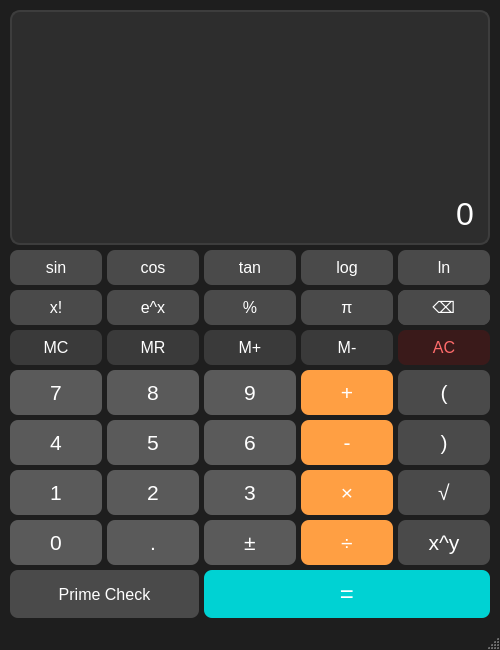
<?xml version="1.0" encoding="UTF-8"?>
<ui version="4.0">
 <class>Calculator</class>
 <widget class="QMainWindow" name="Calculator">
  <property name="geometry">
   <rect>
    <x>0</x>
    <y>0</y>
    <width>500</width>
    <height>650</height>
   </rect>
  </property>
  <property name="minimumSize">
   <size>
    <width>400</width>
    <height>500</height>
   </size>
  </property>
  <property name="sizePolicy">
   <sizepolicy hsizetype="Expanding" vsizetype="Expanding">
    <horstretch>0</horstretch>
    <verstretch>0</verstretch>
   </sizepolicy>
  </property>
  <property name="windowTitle">
   <string>Professional Scientific Calculator</string>
  </property>
  <property name="styleSheet">
   <string notr="true">QMainWindow {
	color: white;
	background-color: #1e1e1e;
}</string>
  </property>
  <property name="sizePolicy">
   <sizepolicy hsizetype="Expanding" vsizetype="Expanding">
    <horstretch>0</horstretch>
    <verstretch>0</verstretch>
   </sizepolicy>
  </property>
  <widget class="QWidget" name="centralwidget">
   <layout class="QGridLayout" name="gridLayout">
    <property name="spacing">
     <number>5</number>
    </property>
    <property name="leftMargin">
     <number>10</number>
    </property>
    <property name="topMargin">
     <number>10</number>
    </property>
    <property name="rightMargin">
     <number>10</number>
    </property>
    <property name="bottomMargin">
     <number>10</number>
    </property>
    <item row="0" column="0" colspan="5">
     <widget class="QLineEdit" name="ResultDisp">
      <property name="sizePolicy">
       <sizepolicy hsizetype="Preferred" vsizetype="Expanding">
        <horstretch>0</horstretch>
        <verstretch>0</verstretch>
       </sizepolicy>
      </property>
      <property name="font">
       <font>
        <family>Segoe UI Symbol</family>
        <pointsize>24</pointsize>
       </font>
      </property>
      <property name="styleSheet">
       <string notr="true">QLineEdit {
	color: white;
	background-color: #2d2d2d;
	border-radius: 10px;
	border: 2px solid #3d3d3d;
	padding: 10px;
}</string>
      </property>
      <property name="text">
       <string>0</string>
      </property>
      <property name="alignment">
       <set>Qt::AlignBottom|Qt::AlignRight|Qt::AlignTrailing</set>
      </property>
      <property name="readOnly">
       <bool>true</bool>
      </property>
     </widget>
    </item>
    <item row="1" column="0">
     <widget class="QPushButton" name="SinBtn">
      <property name="sizePolicy">
       <sizepolicy hsizetype="Preferred" vsizetype="Preferred">
        <horstretch>0</horstretch>
        <verstretch>0</verstretch>
       </sizepolicy>
      </property>
      <property name="font">
       <font>
        <family>Segoe UI Symbol</family>
        <pointsize>12</pointsize>
       </font>
      </property>
      <property name="styleSheet">
       <string notr="true">QPushButton {
	color: white;
	background-color: #4a4a4a;
	border-radius: 8px;
	border: none;
	padding: 8px;
}

QPushButton:hover {
	background-color: #5a5a5a;
}

QPushButton:pressed {
	background-color: #3a3a3a;
}</string>
      </property>
      <property name="text">
       <string>sin</string>
      </property>
     </widget>
    </item>
    <item row="1" column="1">
     <widget class="QPushButton" name="CosBtn">
      <property name="sizePolicy">
       <sizepolicy hsizetype="Preferred" vsizetype="Preferred">
        <horstretch>0</horstretch>
        <verstretch>0</verstretch>
       </sizepolicy>
      </property>
      <property name="font">
       <font>
        <family>Segoe UI Symbol</family>
        <pointsize>12</pointsize>
       </font>
      </property>
      <property name="styleSheet">
       <string notr="true">QPushButton {
	color: white;
	background-color: #4a4a4a;
	border-radius: 8px;
	border: none;
	padding: 8px;
}

QPushButton:hover {
	background-color: #5a5a5a;
}

QPushButton:pressed {
	background-color: #3a3a3a;
}</string>
      </property>
      <property name="text">
       <string>cos</string>
      </property>
     </widget>
    </item>
    <item row="1" column="2">
     <widget class="QPushButton" name="TanBtn">
      <property name="sizePolicy">
       <sizepolicy hsizetype="Preferred" vsizetype="Preferred">
        <horstretch>0</horstretch>
        <verstretch>0</verstretch>
       </sizepolicy>
      </property>
      <property name="font">
       <font>
        <family>Segoe UI Symbol</family>
        <pointsize>12</pointsize>
       </font>
      </property>
      <property name="styleSheet">
       <string notr="true">QPushButton {
	color: white;
	background-color: #4a4a4a;
	border-radius: 8px;
	border: none;
	padding: 8px;
}

QPushButton:hover {
	background-color: #5a5a5a;
}

QPushButton:pressed {
	background-color: #3a3a3a;
}</string>
      </property>
      <property name="text">
       <string>tan</string>
      </property>
     </widget>
    </item>
    <item row="1" column="3">
     <widget class="QPushButton" name="LogBtn">
      <property name="sizePolicy">
       <sizepolicy hsizetype="Preferred" vsizetype="Preferred">
        <horstretch>0</horstretch>
        <verstretch>0</verstretch>
       </sizepolicy>
      </property>
      <property name="font">
       <font>
        <family>Segoe UI Symbol</family>
        <pointsize>12</pointsize>
       </font>
      </property>
      <property name="styleSheet">
       <string notr="true">QPushButton {
	color: white;
	background-color: #4a4a4a;
	border-radius: 8px;
	border: none;
	padding: 8px;
}

QPushButton:hover {
	background-color: #5a5a5a;
}

QPushButton:pressed {
	background-color: #3a3a3a;
}</string>
      </property>
      <property name="text">
       <string>log</string>
      </property>
     </widget>
    </item>
    <item row="1" column="4">
     <widget class="QPushButton" name="LnBtn">
      <property name="sizePolicy">
       <sizepolicy hsizetype="Preferred" vsizetype="Preferred">
        <horstretch>0</horstretch>
        <verstretch>0</verstretch>
       </sizepolicy>
      </property>
      <property name="font">
       <font>
        <family>Segoe UI Symbol</family>
        <pointsize>12</pointsize>
       </font>
      </property>
      <property name="styleSheet">
       <string notr="true">QPushButton {
	color: white;
	background-color: #4a4a4a;
	border-radius: 8px;
	border: none;
	padding: 8px;
}

QPushButton:hover {
	background-color: #5a5a5a;
}

QPushButton:pressed {
	background-color: #3a3a3a;
}</string>
      </property>
      <property name="text">
       <string>ln</string>
      </property>
     </widget>
    </item>
    <item row="2" column="0">
     <widget class="QPushButton" name="FactorialBtn">
      <property name="sizePolicy">
       <sizepolicy hsizetype="Preferred" vsizetype="Preferred">
        <horstretch>0</horstretch>
        <verstretch>0</verstretch>
       </sizepolicy>
      </property>
      <property name="font">
       <font>
        <family>Segoe UI Symbol</family>
        <pointsize>12</pointsize>
       </font>
      </property>
      <property name="styleSheet">
       <string notr="true">QPushButton {
	color: white;
	background-color: #4a4a4a;
	border-radius: 8px;
	border: none;
	padding: 8px;
}

QPushButton:hover {
	background-color: #5a5a5a;
}

QPushButton:pressed {
	background-color: #3a3a3a;
}</string>
      </property>
      <property name="text">
       <string>x!</string>
      </property>
     </widget>
    </item>
    <item row="2" column="1">
     <widget class="QPushButton" name="ExpBtn">
      <property name="sizePolicy">
       <sizepolicy hsizetype="Preferred" vsizetype="Preferred">
        <horstretch>0</horstretch>
        <verstretch>0</verstretch>
       </sizepolicy>
      </property>
      <property name="font">
       <font>
        <family>Segoe UI Symbol</family>
        <pointsize>12</pointsize>
       </font>
      </property>
      <property name="styleSheet">
       <string notr="true">QPushButton {
	color: white;
	background-color: #4a4a4a;
	border-radius: 8px;
	border: none;
	padding: 8px;
}

QPushButton:hover {
	background-color: #5a5a5a;
}

QPushButton:pressed {
	background-color: #3a3a3a;
}</string>
      </property>
      <property name="text">
       <string>e^x</string>
      </property>
     </widget>
    </item>
    <item row="2" column="2">
     <widget class="QPushButton" name="PercentBtn">
      <property name="sizePolicy">
       <sizepolicy hsizetype="Preferred" vsizetype="Preferred">
        <horstretch>0</horstretch>
        <verstretch>0</verstretch>
       </sizepolicy>
      </property>
      <property name="font">
       <font>
        <family>Segoe UI Symbol</family>
        <pointsize>12</pointsize>
       </font>
      </property>
      <property name="styleSheet">
       <string notr="true">QPushButton {
	color: white;
	background-color: #4a4a4a;
	border-radius: 8px;
	border: none;
	padding: 8px;
}

QPushButton:hover {
	background-color: #5a5a5a;
}

QPushButton:pressed {
	background-color: #3a3a3a;
}</string>
      </property>
      <property name="text">
       <string>%</string>
      </property>
     </widget>
    </item>
    <item row="2" column="3">
     <widget class="QPushButton" name="PiBtn">
      <property name="sizePolicy">
       <sizepolicy hsizetype="Preferred" vsizetype="Preferred">
        <horstretch>0</horstretch>
        <verstretch>0</verstretch>
       </sizepolicy>
      </property>
      <property name="font">
       <font>
        <family>Segoe UI Symbol</family>
        <pointsize>12</pointsize>
       </font>
      </property>
      <property name="styleSheet">
       <string notr="true">QPushButton {
	color: white;
	background-color: #4a4a4a;
	border-radius: 8px;
	border: none;
	padding: 8px;
}

QPushButton:hover {
	background-color: #5a5a5a;
}

QPushButton:pressed {
	background-color: #3a3a3a;
}</string>
      </property>
      <property name="text">
       <string>π</string>
      </property>
     </widget>
    </item>
    <item row="2" column="4">
     <widget class="QPushButton" name="EBtn">
      <property name="sizePolicy">
       <sizepolicy hsizetype="Preferred" vsizetype="Preferred">
        <horstretch>0</horstretch>
        <verstretch>0</verstretch>
       </sizepolicy>
      </property>
      <property name="font">
       <font>
        <family>Segoe UI Symbol</family>
        <pointsize>12</pointsize>
       </font>
      </property>
      <property name="styleSheet">
       <string notr="true">QPushButton {
	color: white;
	background-color: #4a4a4a;
	border-radius: 8px;
	border: none;
	padding: 8px;
}

QPushButton:hover {
	background-color: #5a5a5a;
}

QPushButton:pressed {
	background-color: #3a3a3a;
}</string>
      </property>
      <property name="text">
       <string>e</string>
      </property>
     </widget>
    </item>
    <item row="2" column="4">
     <widget class="QPushButton" name="Backspace">
      <property name="sizePolicy">
       <sizepolicy hsizetype="Preferred" vsizetype="Preferred">
        <horstretch>0</horstretch>
        <verstretch>0</verstretch>
       </sizepolicy>
      </property>
      <property name="font">
       <font>
        <family>Segoe UI Symbol</family>
        <pointsize>12</pointsize>
       </font>
      </property>
      <property name="styleSheet">
       <string notr="true">QPushButton {
	color: white;
	background-color: #4a4a4a;
	border-radius: 8px;
	border: none;
	padding: 8px;
}

QPushButton:hover {
	background-color: #5a5a5a;
}

QPushButton:pressed {
	background-color: #3a3a3a;
}</string>
      </property>
      <property name="text">
       <string>⌫</string>
      </property>
     </widget>
    </item>
    <item row="3" column="0">
     <widget class="QPushButton" name="MC">
      <property name="sizePolicy">
       <sizepolicy hsizetype="Preferred" vsizetype="Preferred">
        <horstretch>0</horstretch>
        <verstretch>0</verstretch>
       </sizepolicy>
      </property>
      <property name="font">
       <font>
        <family>Segoe UI Symbol</family>
        <pointsize>12</pointsize>
       </font>
      </property>
      <property name="styleSheet">
       <string notr="true">QPushButton {
	color: white;
	background-color: #3a3a3a;
	border-radius: 8px;
	border: none;
	padding: 8px;
}

QPushButton:hover {
	background-color: #4a4a4a;
}

QPushButton:pressed {
	background-color: #2a2a2a;
}</string>
      </property>
      <property name="text">
       <string>MC</string>
      </property>
     </widget>
    </item>
    <item row="3" column="1">
     <widget class="QPushButton" name="MR">
      <property name="sizePolicy">
       <sizepolicy hsizetype="Preferred" vsizetype="Preferred">
        <horstretch>0</horstretch>
        <verstretch>0</verstretch>
       </sizepolicy>
      </property>
      <property name="font">
       <font>
        <family>Segoe UI Symbol</family>
        <pointsize>12</pointsize>
       </font>
      </property>
      <property name="styleSheet">
       <string notr="true">QPushButton {
	color: white;
	background-color: #3a3a3a;
	border-radius: 8px;
	border: none;
	padding: 8px;
}

QPushButton:hover {
	background-color: #4a4a4a;
}

QPushButton:pressed {
	background-color: #2a2a2a;
}</string>
      </property>
      <property name="text">
       <string>MR</string>
      </property>
     </widget>
    </item>
    <item row="3" column="2">
     <widget class="QPushButton" name="MPlus">
      <property name="sizePolicy">
       <sizepolicy hsizetype="Preferred" vsizetype="Preferred">
        <horstretch>0</horstretch>
        <verstretch>0</verstretch>
       </sizepolicy>
      </property>
      <property name="font">
       <font>
        <family>Segoe UI Symbol</family>
        <pointsize>12</pointsize>
       </font>
      </property>
      <property name="styleSheet">
       <string notr="true">QPushButton {
	color: white;
	background-color: #3a3a3a;
	border-radius: 8px;
	border: none;
	padding: 8px;
}

QPushButton:hover {
	background-color: #4a4a4a;
}

QPushButton:pressed {
	background-color: #2a2a2a;
}</string>
      </property>
      <property name="text">
       <string>M+</string>
      </property>
     </widget>
    </item>
    <item row="3" column="3">
     <widget class="QPushButton" name="MMinus">
      <property name="sizePolicy">
       <sizepolicy hsizetype="Preferred" vsizetype="Preferred">
        <horstretch>0</horstretch>
        <verstretch>0</verstretch>
       </sizepolicy>
      </property>
      <property name="font">
       <font>
        <family>Segoe UI Symbol</family>
        <pointsize>12</pointsize>
       </font>
      </property>
      <property name="styleSheet">
       <string notr="true">QPushButton {
	color: white;
	background-color: #3a3a3a;
	border-radius: 8px;
	border: none;
	padding: 8px;
}

QPushButton:hover {
	background-color: #4a4a4a;
}

QPushButton:pressed {
	background-color: #2a2a2a;
}</string>
      </property>
      <property name="text">
       <string>M-</string>
      </property>
     </widget>
    </item>
    <item row="3" column="4">
     <widget class="QPushButton" name="Clear">
      <property name="sizePolicy">
       <sizepolicy hsizetype="Preferred" vsizetype="Preferred">
        <horstretch>0</horstretch>
        <verstretch>0</verstretch>
       </sizepolicy>
      </property>
      <property name="font">
       <font>
        <family>Segoe UI Symbol</family>
        <pointsize>12</pointsize>
       </font>
      </property>
      <property name="styleSheet">
       <string notr="true">QPushButton {
	color: #ff6b6b;
	background-color: #3a1a1a;
	border-radius: 8px;
	border: none;
	padding: 8px;
}

QPushButton:hover {
	background-color: #5a2a2a;
}

QPushButton:pressed {
	background-color: #2a0a0a;
}</string>
      </property>
      <property name="text">
       <string>AC</string>
      </property>
     </widget>
    </item>
    <item row="4" column="0">
     <widget class="QPushButton" name="Button7">
      <property name="sizePolicy">
       <sizepolicy hsizetype="Preferred" vsizetype="Preferred">
        <horstretch>0</horstretch>
        <verstretch>0</verstretch>
       </sizepolicy>
      </property>
      <property name="font">
       <font>
        <family>Segoe UI Symbol</family>
        <pointsize>16</pointsize>
       </font>
      </property>
      <property name="styleSheet">
       <string notr="true">QPushButton {
	color: white;
	background-color: #5a5a5a;
	border-radius: 8px;
	border: none;
	padding: 10px;
}

QPushButton:hover {
	background-color: #6a6a6a;
}

QPushButton:pressed {
	background-color: #4a4a4a;
}</string>
      </property>
      <property name="text">
       <string>7</string>
      </property>
     </widget>
    </item>
    <item row="4" column="1">
     <widget class="QPushButton" name="Button8">
      <property name="sizePolicy">
       <sizepolicy hsizetype="Preferred" vsizetype="Preferred">
        <horstretch>0</horstretch>
        <verstretch>0</verstretch>
       </sizepolicy>
      </property>
      <property name="font">
       <font>
        <family>Segoe UI Symbol</family>
        <pointsize>16</pointsize>
       </font>
      </property>
      <property name="styleSheet">
       <string notr="true">QPushButton {
	color: white;
	background-color: #5a5a5a;
	border-radius: 8px;
	border: none;
	padding: 10px;
}

QPushButton:hover {
	background-color: #6a6a6a;
}

QPushButton:pressed {
	background-color: #4a4a4a;
}</string>
      </property>
      <property name="text">
       <string>8</string>
      </property>
     </widget>
    </item>
    <item row="4" column="2">
     <widget class="QPushButton" name="Button9">
      <property name="sizePolicy">
       <sizepolicy hsizetype="Preferred" vsizetype="Preferred">
        <horstretch>0</horstretch>
        <verstretch>0</verstretch>
       </sizepolicy>
      </property>
      <property name="font">
       <font>
        <family>Segoe UI Symbol</family>
        <pointsize>16</pointsize>
       </font>
      </property>
      <property name="styleSheet">
       <string notr="true">QPushButton {
	color: white;
	background-color: #5a5a5a;
	border-radius: 8px;
	border: none;
	padding: 10px;
}

QPushButton:hover {
	background-color: #6a6a6a;
}

QPushButton:pressed {
	background-color: #4a4a4a;
}</string>
      </property>
      <property name="text">
       <string>9</string>
      </property>
     </widget>
    </item>
    <item row="4" column="3">
     <widget class="QPushButton" name="SMath1">
      <property name="sizePolicy">
       <sizepolicy hsizetype="Preferred" vsizetype="Preferred">
        <horstretch>0</horstretch>
        <verstretch>0</verstretch>
       </sizepolicy>
      </property>
      <property name="font">
       <font>
        <family>Segoe UI Symbol</family>
        <pointsize>16</pointsize>
       </font>
      </property>
      <property name="styleSheet">
       <string notr="true">QPushButton {
	color: white;
	background-color: #ff9f43;
	border-radius: 8px;
	border: none;
	padding: 10px;
}

QPushButton:hover {
	background-color: #ffb36b;
}

QPushButton:pressed {
	background-color: #e08a2a;
}</string>
      </property>
      <property name="text">
       <string>+</string>
      </property>
     </widget>
    </item>
    <item row="4" column="4">
     <widget class="QPushButton" name="OpenParenBtn">
      <property name="sizePolicy">
       <sizepolicy hsizetype="Preferred" vsizetype="Preferred">
        <horstretch>0</horstretch>
        <verstretch>0</verstretch>
       </sizepolicy>
      </property>
      <property name="font">
       <font>
        <family>Segoe UI Symbol</family>
        <pointsize>16</pointsize>
       </font>
      </property>
      <property name="styleSheet">
       <string notr="true">QPushButton {
	color: white;
	background-color: #4a4a4a;
	border-radius: 8px;
	border: none;
	padding: 10px;
}

QPushButton:hover {
	background-color: #5a5a5a;
}

QPushButton:pressed {
	background-color: #3a3a3a;
}</string>
      </property>
      <property name="text">
       <string>(</string>
      </property>
     </widget>
    </item>
    <item row="5" column="0">
     <widget class="QPushButton" name="Button4">
      <property name="sizePolicy">
       <sizepolicy hsizetype="Preferred" vsizetype="Preferred">
        <horstretch>0</horstretch>
        <verstretch>0</verstretch>
       </sizepolicy>
      </property>
      <property name="font">
       <font>
        <family>Segoe UI Symbol</family>
        <pointsize>16</pointsize>
       </font>
      </property>
      <property name="styleSheet">
       <string notr="true">QPushButton {
	color: white;
	background-color: #5a5a5a;
	border-radius: 8px;
	border: none;
	padding: 10px;
}

QPushButton:hover {
	background-color: #6a6a6a;
}

QPushButton:pressed {
	background-color: #4a4a4a;
}</string>
      </property>
      <property name="text">
       <string>4</string>
      </property>
     </widget>
    </item>
    <item row="5" column="1">
     <widget class="QPushButton" name="Button5">
      <property name="sizePolicy">
       <sizepolicy hsizetype="Preferred" vsizetype="Preferred">
        <horstretch>0</horstretch>
        <verstretch>0</verstretch>
       </sizepolicy>
      </property>
      <property name="font">
       <font>
        <family>Segoe UI Symbol</family>
        <pointsize>16</pointsize>
       </font>
      </property>
      <property name="styleSheet">
       <string notr="true">QPushButton {
	color: white;
	background-color: #5a5a5a;
	border-radius: 8px;
	border: none;
	padding: 10px;
}

QPushButton:hover {
	background-color: #6a6a6a;
}

QPushButton:pressed {
	background-color: #4a4a4a;
}</string>
      </property>
      <property name="text">
       <string>5</string>
      </property>
     </widget>
    </item>
    <item row="5" column="2">
     <widget class="QPushButton" name="Button6">
      <property name="sizePolicy">
       <sizepolicy hsizetype="Preferred" vsizetype="Preferred">
        <horstretch>0</horstretch>
        <verstretch>0</verstretch>
       </sizepolicy>
      </property>
      <property name="font">
       <font>
        <family>Segoe UI Symbol</family>
        <pointsize>16</pointsize>
       </font>
      </property>
      <property name="styleSheet">
       <string notr="true">QPushButton {
	color: white;
	background-color: #5a5a5a;
	border-radius: 8px;
	border: none;
	padding: 10px;
}

QPushButton:hover {
	background-color: #6a6a6a;
}

QPushButton:pressed {
	background-color: #4a4a4a;
}</string>
      </property>
      <property name="text">
       <string>6</string>
      </property>
     </widget>
    </item>
    <item row="5" column="3">
     <widget class="QPushButton" name="SMath2">
      <property name="sizePolicy">
       <sizepolicy hsizetype="Preferred" vsizetype="Preferred">
        <horstretch>0</horstretch>
        <verstretch>0</verstretch>
       </sizepolicy>
      </property>
      <property name="font">
       <font>
        <family>Segoe UI Symbol</family>
        <pointsize>16</pointsize>
       </font>
      </property>
      <property name="styleSheet">
       <string notr="true">QPushButton {
	color: white;
	background-color: #ff9f43;
	border-radius: 8px;
	border: none;
	padding: 10px;
}

QPushButton:hover {
	background-color: #ffb36b;
}

QPushButton:pressed {
	background-color: #e08a2a;
}</string>
      </property>
      <property name="text">
       <string>-</string>
      </property>
     </widget>
    </item>
    <item row="5" column="4">
     <widget class="QPushButton" name="CloseParenBtn">
      <property name="sizePolicy">
       <sizepolicy hsizetype="Preferred" vsizetype="Preferred">
        <horstretch>0</horstretch>
        <verstretch>0</verstretch>
       </sizepolicy>
      </property>
      <property name="font">
       <font>
        <family>Segoe UI Symbol</family>
        <pointsize>16</pointsize>
       </font>
      </property>
      <property name="styleSheet">
       <string notr="true">QPushButton {
	color: white;
	background-color: #4a4a4a;
	border-radius: 8px;
	border: none;
	padding: 10px;
}

QPushButton:hover {
	background-color: #5a5a5a;
}

QPushButton:pressed {
	background-color: #3a3a3a;
}</string>
      </property>
      <property name="text">
       <string>)</string>
      </property>
     </widget>
    </item>
    <item row="6" column="0">
     <widget class="QPushButton" name="Button1">
      <property name="sizePolicy">
       <sizepolicy hsizetype="Preferred" vsizetype="Preferred">
        <horstretch>0</horstretch>
        <verstretch>0</verstretch>
       </sizepolicy>
      </property>
      <property name="font">
       <font>
        <family>Segoe UI Symbol</family>
        <pointsize>16</pointsize>
       </font>
      </property>
      <property name="styleSheet">
       <string notr="true">QPushButton {
	color: white;
	background-color: #5a5a5a;
	border-radius: 8px;
	border: none;
	padding: 10px;
}

QPushButton:hover {
	background-color: #6a6a6a;
}

QPushButton:pressed {
	background-color: #4a4a4a;
}</string>
      </property>
      <property name="text">
       <string>1</string>
      </property>
     </widget>
    </item>
    <item row="6" column="1">
     <widget class="QPushButton" name="Button2">
      <property name="sizePolicy">
       <sizepolicy hsizetype="Preferred" vsizetype="Preferred">
        <horstretch>0</horstretch>
        <verstretch>0</verstretch>
       </sizepolicy>
      </property>
      <property name="font">
       <font>
        <family>Segoe UI Symbol</family>
        <pointsize>16</pointsize>
       </font>
      </property>
      <property name="styleSheet">
       <string notr="true">QPushButton {
	color: white;
	background-color: #5a5a5a;
	border-radius: 8px;
	border: none;
	padding: 10px;
}

QPushButton:hover {
	background-color: #6a6a6a;
}

QPushButton:pressed {
	background-color: #4a4a4a;
}</string>
      </property>
      <property name="text">
       <string>2</string>
      </property>
     </widget>
    </item>
    <item row="6" column="2">
     <widget class="QPushButton" name="Button3">
      <property name="sizePolicy">
       <sizepolicy hsizetype="Preferred" vsizetype="Preferred">
        <horstretch>0</horstretch>
        <verstretch>0</verstretch>
       </sizepolicy>
      </property>
      <property name="font">
       <font>
        <family>Segoe UI Symbol</family>
        <pointsize>16</pointsize>
       </font>
      </property>
      <property name="styleSheet">
       <string notr="true">QPushButton {
	color: white;
	background-color: #5a5a5a;
	border-radius: 8px;
	border: none;
	padding: 10px;
}

QPushButton:hover {
	background-color: #6a6a6a;
}

QPushButton:pressed {
	background-color: #4a4a4a;
}</string>
      </property>
      <property name="text">
       <string>3</string>
      </property>
     </widget>
    </item>
    <item row="6" column="3">
     <widget class="QPushButton" name="SMath4">
      <property name="sizePolicy">
       <sizepolicy hsizetype="Preferred" vsizetype="Preferred">
        <horstretch>0</horstretch>
        <verstretch>0</verstretch>
       </sizepolicy>
      </property>
      <property name="font">
       <font>
        <family>Segoe UI Symbol</family>
        <pointsize>16</pointsize>
       </font>
      </property>
      <property name="styleSheet">
       <string notr="true">QPushButton {
	color: white;
	background-color: #ff9f43;
	border-radius: 8px;
	border: none;
	padding: 10px;
}

QPushButton:hover {
	background-color: #ffb36b;
}

QPushButton:pressed {
	background-color: #e08a2a;
}</string>
      </property>
      <property name="text">
       <string>×</string>
      </property>
     </widget>
    </item>
    <item row="6" column="4">
     <widget class="QPushButton" name="Root">
      <property name="sizePolicy">
       <sizepolicy hsizetype="Preferred" vsizetype="Preferred">
        <horstretch>0</horstretch>
        <verstretch>0</verstretch>
       </sizepolicy>
      </property>
      <property name="font">
       <font>
        <family>Segoe UI Symbol</family>
        <pointsize>16</pointsize>
       </font>
      </property>
      <property name="styleSheet">
       <string notr="true">QPushButton {
	color: white;
	background-color: #4a4a4a;
	border-radius: 8px;
	border: none;
	padding: 10px;
}

QPushButton:hover {
	background-color: #5a5a5a;
}

QPushButton:pressed {
	background-color: #3a3a3a;
}</string>
      </property>
      <property name="text">
       <string>√</string>
      </property>
     </widget>
    </item>
    <item row="7" column="0">
     <widget class="QPushButton" name="Button0">
      <property name="sizePolicy">
       <sizepolicy hsizetype="Preferred" vsizetype="Preferred">
        <horstretch>0</horstretch>
        <verstretch>0</verstretch>
       </sizepolicy>
      </property>
      <property name="font">
       <font>
        <family>Segoe UI Symbol</family>
        <pointsize>16</pointsize>
       </font>
      </property>
      <property name="styleSheet">
       <string notr="true">QPushButton {
	color: white;
	background-color: #5a5a5a;
	border-radius: 8px;
	border: none;
	padding: 10px;
}

QPushButton:hover {
	background-color: #6a6a6a;
}

QPushButton:pressed {
	background-color: #4a4a4a;
}</string>
      </property>
      <property name="text">
       <string>0</string>
      </property>
     </widget>
    </item>
    <item row="7" column="1">
     <widget class="QPushButton" name="Point">
      <property name="sizePolicy">
       <sizepolicy hsizetype="Preferred" vsizetype="Preferred">
        <horstretch>0</horstretch>
        <verstretch>0</verstretch>
       </sizepolicy>
      </property>
      <property name="font">
       <font>
        <family>Segoe UI Symbol</family>
        <pointsize>16</pointsize>
       </font>
      </property>
      <property name="styleSheet">
       <string notr="true">QPushButton {
	color: white;
	background-color: #5a5a5a;
	border-radius: 8px;
	border: none;
	padding: 10px;
}

QPushButton:hover {
	background-color: #6a6a6a;
}

QPushButton:pressed {
	background-color: #4a4a4a;
}</string>
      </property>
      <property name="text">
       <string>.</string>
      </property>
     </widget>
    </item>
    <item row="7" column="2">
     <widget class="QPushButton" name="Sign">
      <property name="sizePolicy">
       <sizepolicy hsizetype="Preferred" vsizetype="Preferred">
        <horstretch>0</horstretch>
        <verstretch>0</verstretch>
       </sizepolicy>
      </property>
      <property name="font">
       <font>
        <family>Segoe UI Symbol</family>
        <pointsize>16</pointsize>
       </font>
      </property>
      <property name="styleSheet">
       <string notr="true">QPushButton {
	color: white;
	background-color: #5a5a5a;
	border-radius: 8px;
	border: none;
	padding: 10px;
}

QPushButton:hover {
	background-color: #6a6a6a;
}

QPushButton:pressed {
	background-color: #4a4a4a;
}</string>
      </property>
      <property name="text">
       <string>±</string>
      </property>
     </widget>
    </item>
    <item row="7" column="3">
     <widget class="QPushButton" name="SMath3">
      <property name="sizePolicy">
       <sizepolicy hsizetype="Preferred" vsizetype="Preferred">
        <horstretch>0</horstretch>
        <verstretch>0</verstretch>
       </sizepolicy>
      </property>
      <property name="font">
       <font>
        <family>Segoe UI Symbol</family>
        <pointsize>16</pointsize>
       </font>
      </property>
      <property name="styleSheet">
       <string notr="true">QPushButton {
	color: white;
	background-color: #ff9f43;
	border-radius: 8px;
	border: none;
	padding: 10px;
}

QPushButton:hover {
	background-color: #ffb36b;
}

QPushButton:pressed {
	background-color: #e08a2a;
}</string>
      </property>
      <property name="text">
       <string>÷</string>
      </property>
     </widget>
    </item>
    <item row="7" column="4">
     <widget class="QPushButton" name="SMath5">
      <property name="sizePolicy">
       <sizepolicy hsizetype="Preferred" vsizetype="Preferred">
        <horstretch>0</horstretch>
        <verstretch>0</verstretch>
       </sizepolicy>
      </property>
      <property name="font">
       <font>
        <family>Segoe UI Symbol</family>
        <pointsize>16</pointsize>
       </font>
      </property>
      <property name="styleSheet">
       <string notr="true">QPushButton {
	color: white;
	background-color: #4a4a4a;
	border-radius: 8px;
	border: none;
	padding: 10px;
}

QPushButton:hover {
	background-color: #5a5a5a;
}

QPushButton:pressed {
	background-color: #3a3a3a;
}</string>
      </property>
      <property name="text">
       <string>x^y</string>
      </property>
     </widget>
    </item>
    <item row="8" column="0" colspan="2">
     <widget class="QPushButton" name="PrimeCheck">
      <property name="sizePolicy">
       <sizepolicy hsizetype="Preferred" vsizetype="Preferred">
        <horstretch>0</horstretch>
        <verstretch>0</verstretch>
       </sizepolicy>
      </property>
      <property name="font">
       <font>
        <family>Segoe UI Symbol</family>
        <pointsize>12</pointsize>
       </font>
      </property>
      <property name="styleSheet">
       <string notr="true">QPushButton {
	color: white;
	background-color: #4a4a4a;
	border-radius: 8px;
	border: none;
	padding: 8px;
}

QPushButton:hover {
	background-color: #5a5a5a;
}

QPushButton:pressed {
	background-color: #3a3a3a;
}</string>
      </property>
      <property name="text">
       <string>Prime Check</string>
      </property>
     </widget>
    </item>
    <item row="8" column="2" colspan="3">
     <widget class="QPushButton" name="Equals">
      <property name="sizePolicy">
       <sizepolicy hsizetype="Preferred" vsizetype="Preferred">
        <horstretch>0</horstretch>
        <verstretch>0</verstretch>
       </sizepolicy>
      </property>
      <property name="font">
       <font>
        <family>Segoe UI Symbol</family>
        <pointsize>18</pointsize>
       </font>
      </property>
      <property name="styleSheet">
       <string notr="true">QPushButton {
	color: white;
	background-color: #00d2d3;
	border-radius: 8px;
	border: none;
	padding: 10px;
}

QPushButton:hover {
	background-color: #20e2e3;
}

QPushButton:pressed {
	background-color: #00c2c3;
}</string>
      </property>
      <property name="text">
       <string>=</string>
      </property>
     </widget>
    </item>
   </layout>
  </widget>
  <widget class="QStatusBar" name="statusbar"/>
  <widget class="QMenuBar" name="menubar">
   <property name="geometry">
    <rect>
     <x>0</x>
     <y>0</y>
     <width>500</width>
     <height>22</height>
    </rect>
   </property>
  </widget>
 </widget>
 <resources/>
 <connections/>
</ui>
